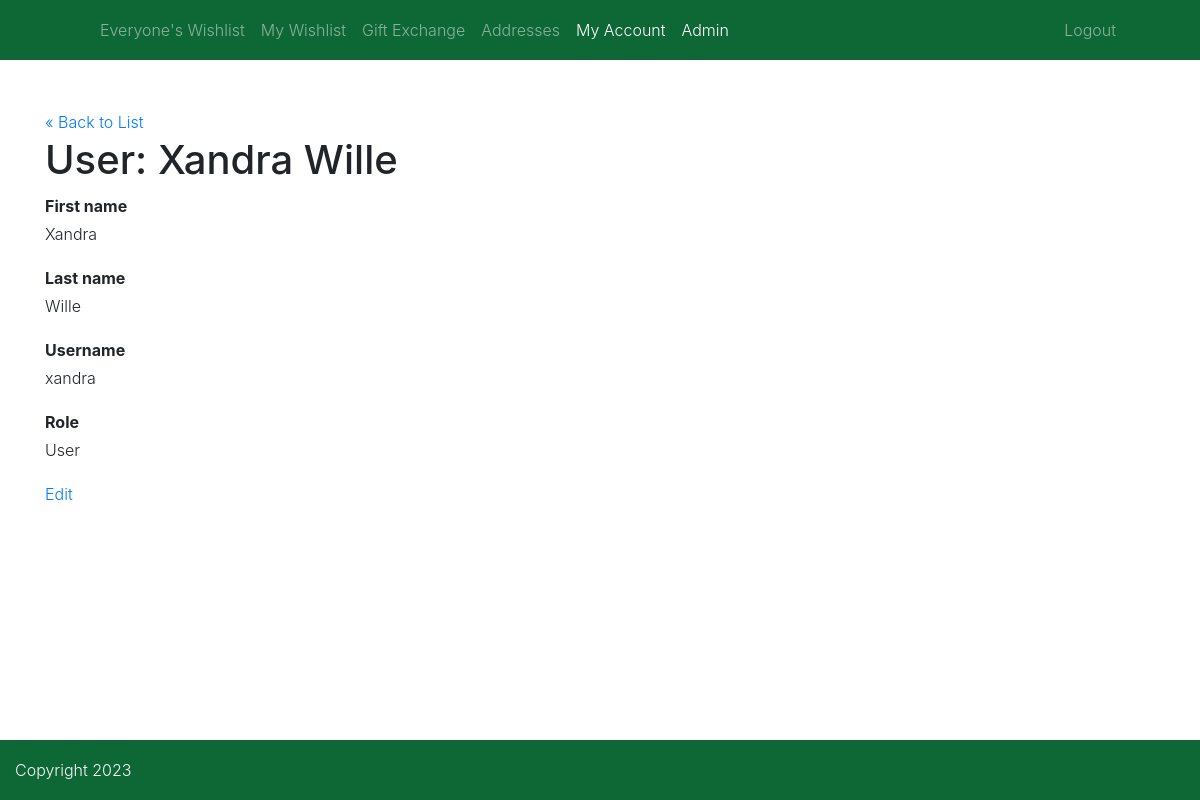
The page /users/show.php?id=2 (signed in) on the database its author committed.
### tables this page shows
CREATE TABLE `users` (
  `id` int(11) NOT NULL,
  `first_name` varchar(255) DEFAULT NULL,
  `last_name` varchar(255) DEFAULT NULL,
  `family` int(11) DEFAULT NULL,
  `email` varchar(255) DEFAULT NULL,
  `username` varchar(255) DEFAULT NULL,
  `hashed_password` varchar(255) DEFAULT NULL,
  `type` tinyint(1) DEFAULT NULL,
  `is_admin` tinyint(1) DEFAULT NULL
);

### private/functions.php (called while the page is built, shortened)
<?php
function url_for($script_path)
{
    return WWW_ROOT . $script_path;
}
function u($string="")
{
    return urlencode($string);
}
function h($string="")
{
    return htmlspecialchars($string);
}

### private/classes/databaseobject.class.php (called while the page is built, shortened)
<?php
class DatabaseObject
{
    protected static $database;
    protected static $table_name = "";
    public static function set_database($database)
    {
        self::$database = $database;
    }
    public static function find_by_sql($sql)
    {
        $result = self::$database->query($sql);
        $object_array = [];
        while ($record = $result->fetch_assoc()) {
            $object_array[] = static::instantiate($record);
        }
        return $object_array;
    }
    public static function find_by_id($id)
    {
        $sql = "SELECT * FROM " . static::$table_name . " ";
        $sql .= "WHERE id='" . self::$database->escape_string($id) . "'";
        $obj_array = static::find_by_sql($sql);
        if (!empty($obj_array)) {
            return array_shift($obj_array);
        } else {
            return false;
        }
    }
    protected static function instantiate($record)
    {
        $object = new static();
        foreach ($record as $property => $value) {
            if (property_exists($object, $property)) {
                $object->$property = $value;
            }
        }
        return $object;
    }
}

### private/classes/user.class.php (called while the page is built, shortened)
<?php
class User extends DatabaseObject
{
    public $first_name;
    public $last_name;
    protected $is_admin = false;
    public function __construct($args=[])
    {
        $this->first_name = $args['first_name'] ?? '';
        $this->last_name = $args['last_name'] ?? '';
        $this->is_admin = $args['is_admin'] ?? 0;
    }
    public function full_name()
    {
        return $this->first_name . " " . $this->last_name;
    }
    public function is_admin()
    {
        if ($this->is_admin == 1) {
            return true;
        } else {
            return false;
        }
    }
}

### html/users/show.php (the view, shortened to what this page needs)
<?php
$id = $_GET['id'] ?? '1';
$user = User::find_by_id($id);
?>
<?php include(SHARED_PATH . '/header.php'); ?>
<div class="user show pt-5">
	<a class="backlink"
		href="<?php echo url_for('/users/index.php'); ?>">&laquo;
		Back to List</a>
	<h1>User: <?php echo h($user->full_name()); ?></h1>
	<div class="attributes">
		<dl>
			<dt>First name</dt>
			<dd><?php echo h($user->first_name); ?></dd>
		</dl>
		<dl>
			<dt>Last name</dt>
			<dd><?php echo h($user->last_name); ?></dd>
		</dl>
		<dl>
			<dt>Username</dt>
			<dd><?php echo h($user->username); ?></dd>
		</dl>
		<dl>
			<dt>Role</dt>
			<dd><?php echo $user->is_admin() ? 'Admin' : 'User'; ?>
			</dd>
		</dl>
	</div>
	<a class="card-link"
		href="<?php echo url_for('/users/edit.php?id=' . h(u($user->id))); ?>">Edit</a>
</div>
<?php include(SHARED_PATH . '/footer.php'); ?>

### rows shown on the page
users: $user->full_name() "Xandra Wille", first_name "Xandra", last_name "Wille", username "xandra"
